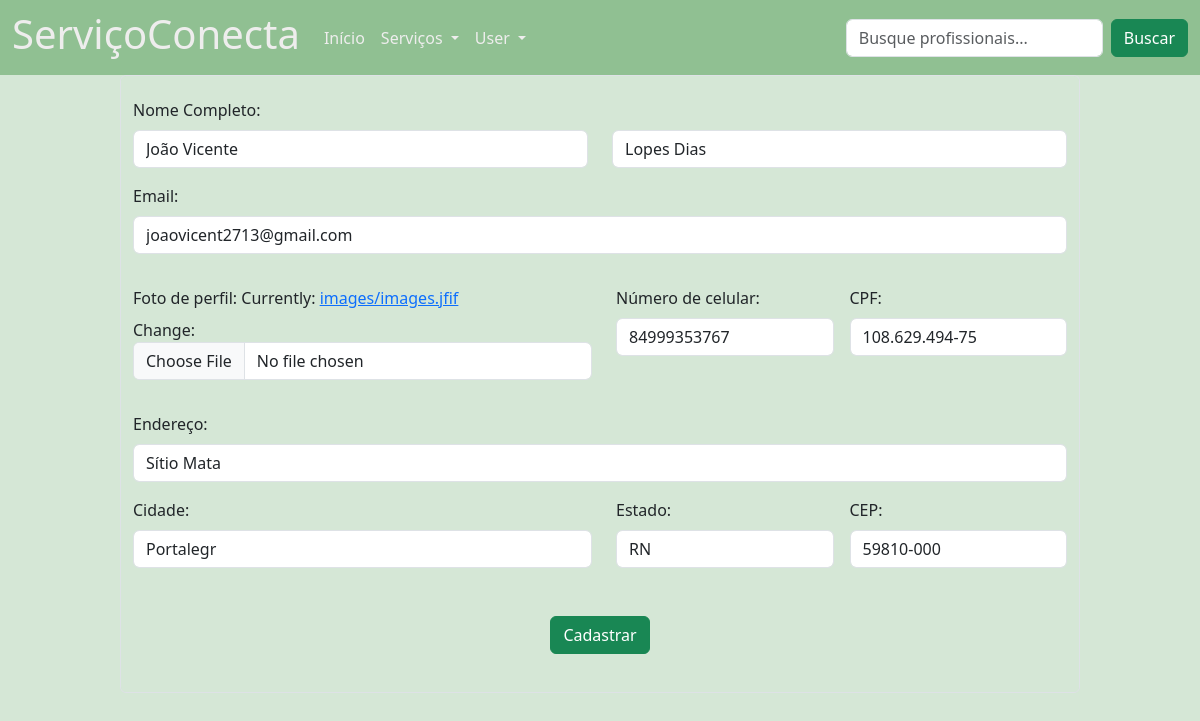
The page /perfil_cliente/editar/1/ (signed in) on the database its author committed.
### servicos/models.py (models this page shows, shortened)
class Cliente(models.Model):
    nome = models.CharField(max_length=100)
    sobrenome = models.CharField(max_length=100)
    email = models.EmailField()
    foto_perfil = models.ImageField(upload_to='images')
    celular = models.CharField(max_length=11)
    cpf = models.CharField(max_length=14)
    endereco = models.CharField(max_length=200)
    estado = models.CharField(max_length=2, choices=ESTADOS)
    cep = models.CharField(max_length=9)
    cidade = models.CharField(max_length=150, default='')
    usuario = models.ForeignKey(User,on_delete=models.CASCADE, null=True,blank=True)

### servicos/views.py (the view)
# urls.py: path('perfil_cliente/editar/<int:id>/',editar_cliente, name='editar_cliente'),
def editar_cliente(request,id):
    cliente = get_object_or_404(Cliente,id=id)
    if request.method == 'POST':
        form = ClienteForm(request.POST,request.FILES,instance=cliente)
        if form.is_valid():
            form.save()
            return redirect('perfil_cliente')
    else:
        form = ClienteForm(instance=cliente)
    return render(request,'perfis/cliente_form.html',{'form':form})

### servicos/form.py
class ClienteForm(ModelForm):
    class Meta:
        model = Cliente
        fields = '__all__'
        widgets = {
            'nome' : forms.TextInput(attrs={'class': 'form-control' }),
            'sobrenome' : forms.TextInput(attrs={'class': 'form-control' }),
            'email' : forms.EmailInput(attrs={'class': 'form-control' }),
            'celular' : forms.TextInput(attrs={'class': 'form-control' }),
            'foto_perfil': forms.ClearableFileInput(attrs={'class': 'form-control' }),
            'cpf' : forms.TextInput(attrs={'class': 'form-control' }),
            'endereco' : forms.TextInput(attrs={'class': 'form-control' }),
            'cep' : forms.TextInput(attrs={'class': 'form-control' }),
            'cidade' : forms.TextInput(attrs={'class': 'form-control' }),
            'estado' : forms.Select(attrs={'class': 'form-control'}),
        }

### servicos/Templates/perfis/cliente_form.html (shortened to what this page needs)
{% extends 'servicos/base.html' %}
  {% block content %}
    {% load static %}
      <div class="form-control form_custom" >
        <form method="post" enctype="multipart/form-data">
          <div class="row form_organization">
            <label for="exampleInputEmail1" class="form-label">Nome Completo:</label>
            <div class="col">
             {{ form.nome }}
            </div>
            <div class="col">
              {{ form.sobrenome }}
            </div>
          </div>
          <div class="mb-3 form_organization">
            <label for="exampleInputEmail1" class="form-label">Email:</label>
            {{ form.email }}
          </div>
          <div class="flex">
            <div class="mb-3 form_organization foto_form">
              <label for="formFile" class="form-label">Foto de perfil:</label>
              {{ form.foto_perfil }}
            </div>
            <div class="mb-3 form_organization celular_form">
              <label for="formGroupExampleInput" class="form-label">Número de celular:</label>
              {{ form.celular }}
            </div>
            <div class="mb-3 form_organization cpf_form">
              <label for="exampleInputEmail1" class="form-label ">CPF:</label>
              {{ form.cpf }}
            </div>
          </div>
          <div class="col-12 form_organization">
            <label for="inputAddress" class="form-label">Endereço:</label>
            {{ form.endereco }}
          </div>
          <div class="flex">
            <div class="col-md-6 form_organization cidade_form">
              <label for="inputCity" class="form-label">Cidade:</label>
              {{ form.cidade }}
            </div>
            <div class="col-md-4 form_organization estado_form">
              <label for="inputState" class="form-label">Estado:</label>
              {{ form.estado }}
            </div>
            <div class="col-md-2 form_organization cep_form">
              <label for="inputZip" class="form-label">CEP:</label>
              {{ form.cep }}
            </div>
          </div>
          <div class=" flex centralizar form_organization" style="margin: 2rem 0 2rem 0;">
            <button type="submit" class="btn btn-success">Cadastrar</button>
          </div>
  {% endblock %}

### servicos/Templates/servicos/base.html (shortened to what this page needs)
<!DOCTYPE html>
{% load static %}
<html lang="en">
<head>
    <link rel="stylesheet" href="{% static 'servicos/css/Style.css' %}">
    <link href="https://cdn.jsdelivr.net/npm/bootstrap@5.3.2/dist/css/bootstrap.min.css" rel="stylesheet">
</head>
<body>
    <nav class="navbar navbar-expand-lg" style="background-color: rgb(144, 192, 146);">
        <div class="container-fluid">
          <h1 class="navbar_custom" href="#">ServiçoConecta</h1>
          <div class="collapse navbar-collapse" id="navbarSupportedContent">
            <ul class="navbar-nav me-auto mb-2 mb-lg-0">
              <li class="nav-item">
                <a class="nav-link active" aria-current="page" href="{% url 'index' %}" style="color:rgb(238, 237, 237);">Início</a>
              </li>
              <li class="nav-item dropdown">
                <a style="color: rgb(238, 237, 237);" class="nav-link dropdown-toggle" href="#" role="button" data-bs-toggle="dropdown" aria-expanded="false">
                  Serviços
                </a>
              </li>
              <li class="nav-item dropdown">
                <a style="color: rgb(238, 237, 237);" class="nav-link dropdown-toggle" href="" role="button" data-bs-toggle="dropdown" aria-expanded="false">
                  {{ user.username }}
                </a>
              </li>
            </ul>
            <form class="d-flex" role="search">
              <input class="form-control me-2" type="search" placeholder="Busque profissionais..." aria-label="Search">
              <button class="btn btn-success" type="submit">Buscar</button>
            </form>
          </div>
        </div>
    </nav>
    <main>
        {% block content %}
        {% endblock %}
    </main>
</body>
</html>

### static/servicos/css/Style.css (style rules this page uses)
main { width: 100%; }
.flex { display: flex; }
.centralizar { align-items: center; justify-content: center; }
.navbar_custom { margin-right: 1rem; padding: 0.1rem 0 0.1rem 0; color: rgb(238, 237, 237); }
html, body { background-color: rgb(213, 231, 214) !important; height: 100%; font-family: "Numans", sans-serif; }
.form_custom { background-color: rgb(213, 231, 214) !important; width: 80% !important; margin-left: 10%; }
.form_organization { padding-top: 1rem; }
.cidade_form, .foto_form, .senha1_form, .senha2_form { width: 50% !important; }
.cidade_form, .foto_form, .senha1_form { padding-right: 0.5rem; }
.estado_form, .cep_form, .celular_form, .cpf_form { width: 25% !important; padding-left: 1rem ; }

### rows shown on the page
Cliente: nome "João Vicente", sobrenome "Lopes Dias", email "joaovicent2713@gmail.com", celular "84999353767", cpf "108.629.494-75", endereco "Sítio Mata", cidade "Portalegr", estado "RN", cep "59810-000"

### other values the page prints
{{ user.username }} "User"
